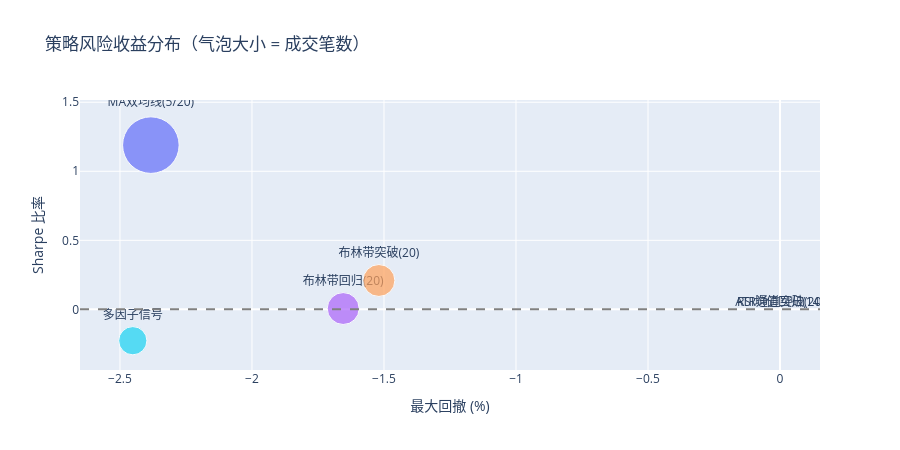

Here is the notebook cell this chart was saved with:
### Markdown cell above
## 7. Sharpe / 最大回撤 散点图

### Code cell
plot_data = pd.DataFrame([
    {
        '策略': name,
        'Sharpe': result.metrics['sharpe'],
        'MaxDD': result.metrics['max_drawdown'] * 100,
        '年化收益': result.metrics['annual_return'] * 100,
        '成交笔数': len(result.account.fills),
    }
    for name, result in results.items()
])

fig = px.scatter(
    plot_data, x='MaxDD', y='Sharpe',
    size='成交笔数', color='策略', text='策略',
    title='策略风险收益分布（气泡大小 = 成交笔数）',
    labels={'MaxDD': '最大回撤 (%)', 'Sharpe': 'Sharpe 比率'},
    size_max=40,
)
fig.update_traces(textposition='top center')
fig.add_hline(y=0, line_color='gray', line_dash='dash')
fig.update_layout(height=450, showlegend=False)
fig.show()

### Figure 1 — Plotly figure (JSON) as saved in the notebook; plotly's stock layout.template omitted (floating-point values rounded to 4 significant figures)
{"data": [{"hovertemplate": "策略=%{text}<br>最大回撤 (%)=%{x}<br>Sharpe 比率=%{y}<br>成交笔数=%{marker.size}<extra></extra>", "legendgroup": "MA双均线(5/20)", "marker": {"color": "#636efa", "size": [3002], "sizemode": "area", "sizeref": 1.876, "symbol": "circle"}, "mode": "markers+text", "name": "MA双均线(5/20)", "orientation": "v", "showlegend": true, "text": ["MA双均线(5/20)"], "textposition": "top center", "type": "scatter", "x": [-2.383], "xaxis": "x", "y": [1.19], "yaxis": "y"}, {"hovertemplate": "策略=%{text}<br>最大回撤 (%)=%{x}<br>Sharpe 比率=%{y}<br>成交笔数=%{marker.size}<extra></extra>", "legendgroup": "ATR通道突破(20)", "marker": {"color": "#EF553B", "size": [0], "sizemode": "area", "sizeref": 1.876, "symbol": "circle"}, "mode": "markers+text", "name": "ATR通道突破(20)", "orientation": "v", "showlegend": true, "text": ["ATR通道突破(20)"], "textposition": "top center", "type": "scatter", "x": [0.0], "xaxis": "x", "y": [0.0], "yaxis": "y"}, {"hovertemplate": "策略=%{text}<br>最大回撤 (%)=%{x}<br>Sharpe 比率=%{y}<br>成交笔数=%{marker.size}<extra></extra>", "legendgroup": "RSI均值回归(14)", "marker": {"color": "#00cc96", "size": [0], "sizemode": "area", "sizeref": 1.876, "symbol": "circle"}, "mode": "markers+text", "name": "RSI均值回归(14)", "orientation": "v", "showlegend": true, "text": ["RSI均值回归(14)"], "textposition": "top center", "type": "scatter", "x": [0.0], "xaxis": "x", "y": [0.0], "yaxis": "y"}, {"hovertemplate": "策略=%{text}<br>最大回撤 (%)=%{x}<br>Sharpe 比率=%{y}<br>成交笔数=%{marker.size}<extra></extra>", "legendgroup": "布林带回归(20)", "marker": {"color": "#ab63fa", "size": [956], "sizemode": "area", "sizeref": 1.876, "symbol": "circle"}, "mode": "markers+text", "name": "布林带回归(20)", "orientation": "v", "showlegend": true, "text": ["布林带回归(20)"], "textposition": "top center", "type": "scatter", "x": [-1.655], "xaxis": "x", "y": [0.0061], "yaxis": "y"}, {"hovertemplate": "策略=%{text}<br>最大回撤 (%)=%{x}<br>Sharpe 比率=%{y}<br>成交笔数=%{marker.size}<extra></extra>", "legendgroup": "布林带突破(20)", "marker": {"color": "#FFA15A", "size": [956], "sizemode": "area", "sizeref": 1.876, "symbol": "circle"}, "mode": "markers+text", "name": "布林带突破(20)", "orientation": "v", "showlegend": true, "text": ["布林带突破(20)"], "textposition": "top center", "type": "scatter", "x": [-1.519], "xaxis": "x", "y": [0.2092], "yaxis": "y"}, {"hovertemplate": "策略=%{text}<br>最大回撤 (%)=%{x}<br>Sharpe 比率=%{y}<br>成交笔数=%{marker.size}<extra></extra>", "legendgroup": "多因子信号", "marker": {"color": "#19d3f3", "size": [748], "sizemode": "area", "sizeref": 1.876, "symbol": "circle"}, "mode": "markers+text", "name": "多因子信号", "orientation": "v", "showlegend": true, "text": ["多因子信号"], "textposition": "top center", "type": "scatter", "x": [-2.451], "xaxis": "x", "y": [-0.227], "yaxis": "y"}], "layout": {"height": 450, "legend": {"itemsizing": "constant", "title": {"text": "策略"}, "tracegroupgap": 0}, "shapes": [{"line": {"color": "gray", "dash": "dash"}, "type": "line", "x0": 0, "x1": 1, "xref": "x domain", "y0": 0, "y1": 0, "yref": "y"}], "showlegend": false, "title": {"text": "策略风险收益分布（气泡大小 = 成交笔数）"}, "xaxis": {"anchor": "y", "domain": [0, 1], "title": {"text": "最大回撤 (%)"}}, "yaxis": {"anchor": "x", "domain": [0, 1], "title": {"text": "Sharpe 比率"}}}}
